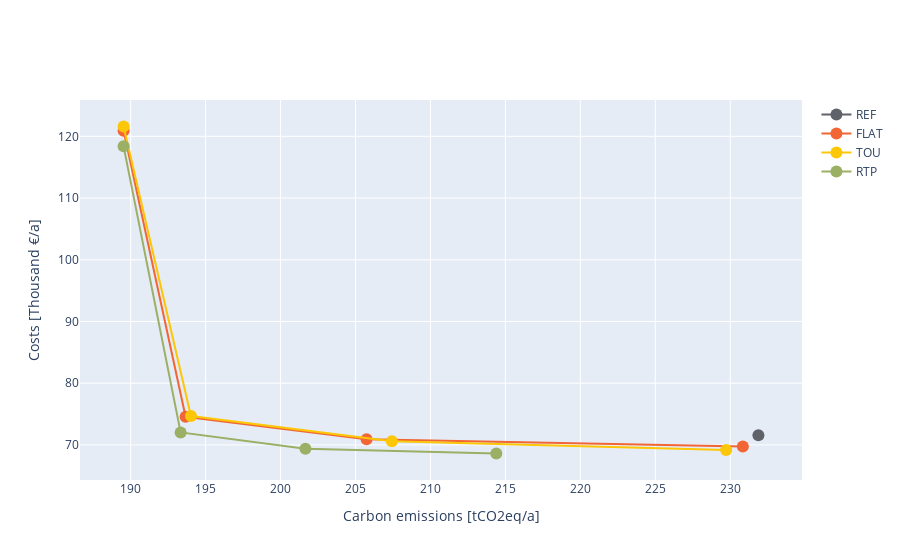

Notebook code cell kept with this figure:
### Code cell
cs.plot.pareto2(
    c_dict=dict(REF="#606269", FLAT="#F26535", TOU="#FCC706", RTP="#9BAF65"))

### Figure 1 — Plotly figure (JSON) as saved in the notebook; plotly's stock layout.template omitted (floating-point values rounded to 4 significant figures)
{"data": [{"hovertext": ["<b>Id:</b> REF<br><b>Name:</b> REF<br><b>Doc:</b> no BES<br><b>Cost savings:</b> 0.00 €/a (0.000%)<br><b>Emission savings:</b> 0.00 gCO2eq/a (0.000%)"], "marker": {"color": "#606269", "showscale": false, "size": 12}, "mode": "lines+markers", "name": "REF", "textposition": "bottom center", "type": "scatter", "x": [231.9], "y": [71.58]}, {"hovertext": ["<b>Id:</b> sc9<br><b>Name:</b> tc_el_FLAT_T_b1000_a0.0<br><b>Doc:</b> c_el_T=c_el_FLAT_T; E_BES_CAPx_=1000; alpha_=0.0<br><b>Cost savings:</b> 1.84 Thousand €/a (2.564%)<br><b>Emission savings:</b> 1.04 tCO2eq/a (0.448%)", "<b>Id:</b> sc10<br><b>Name:</b> tc_el_FLAT_T_b1000_a0.3333333333333333<br><b>Doc:</b> c_el_T=c_el_FLAT_T; E_BES_CAPx_=1000; alpha_=0.3333333333333333<br><b>Cost savings:</b> 658.49 €/a (0.920%)<br><b>Emission savings:</b> 26.14 tCO2eq/a (11.273%)", "<b>Id:</b> sc11<br><b>Name:</b> tc_el_FLAT_T_b1000_a0.6666666666666666<br><b>Doc:</b> c_el_T=c_el_FLAT_T; E_BES_CAPx_=1000; alpha_=0.6666666666666666<br><b>Cost savings:</b> -2.98 Thousand €/a (-4.161%)<br><b>Emission savings:</b> 38.21 tCO2eq/a (16.480%)", "<b>Id:</b> sc12<br><b>Name:</b> tc_el_FLAT_T_b1000_a1.0<br><b>Doc:</b> c_el_T=c_el_FLAT_T; E_BES_CAPx_=1000; alpha_=1.0<br><b>Cost savings:</b> -49.32 Thousand €/a (-68.905%)<br><b>Emission savings:</b> 42.35 tCO2eq/a (18.264%)"], "marker": {"color": "#F26535", "showscale": false, "size": 12}, "mode": "lines+markers", "name": "FLAT", "textposition": "bottom center", "type": "scatter", "x": [230.8, 205.7, 193.7, 189.5], "y": [69.74, 70.92, 74.56, 120.9]}, {"hovertext": ["<b>Id:</b> sc5<br><b>Name:</b> tc_el_TOU_T_b1000_a0.0<br><b>Doc:</b> c_el_T=c_el_TOU_T; E_BES_CAPx_=1000; alpha_=0.0<br><b>Cost savings:</b> 2.40 Thousand €/a (3.354%)<br><b>Emission savings:</b> 2.15 tCO2eq/a (0.929%)", "<b>Id:</b> sc6<br><b>Name:</b> tc_el_TOU_T_b1000_a0.3333333333333333<br><b>Doc:</b> c_el_T=c_el_TOU_T; E_BES_CAPx_=1000; alpha_=0.3333333333333333<br><b>Cost savings:</b> 987.25 €/a (1.379%)<br><b>Emission savings:</b> 24.45 tCO2eq/a (10.545%)", "<b>Id:</b> sc7<br><b>Name:</b> tc_el_TOU_T_b1000_a0.6666666666666666<br><b>Doc:</b> c_el_T=c_el_TOU_T; E_BES_CAPx_=1000; alpha_=0.6666666666666666<br><b>Cost savings:</b> -3.11 Thousand €/a (-4.344%)<br><b>Emission savings:</b> 37.86 tCO2eq/a (16.325%)", "<b>Id:</b> sc8<br><b>Name:</b> tc_el_TOU_T_b1000_a1.0<br><b>Doc:</b> c_el_T=c_el_TOU_T; E_BES_CAPx_=1000; alpha_=1.0<br><b>Cost savings:</b> -50.02 Thousand €/a (-69.875%)<br><b>Emission savings:</b> 42.35 tCO2eq/a (18.264%)"], "marker": {"color": "#FCC706", "showscale": false, "size": 12}, "mode": "lines+markers", "name": "TOU", "textposition": "bottom center", "type": "scatter", "x": [229.7, 207.4, 194.0, 189.5], "y": [69.18, 70.59, 74.69, 121.6]}, {"hovertext": ["<b>Id:</b> sc1<br><b>Name:</b> tc_el_RTP_T_b1000_a0.0<br><b>Doc:</b> c_el_T=c_el_RTP_T; E_BES_CAPx_=1000; alpha_=0.0<br><b>Cost savings:</b> 2.96 Thousand €/a (4.140%)<br><b>Emission savings:</b> 17.49 tCO2eq/a (7.541%)", "<b>Id:</b> sc2<br><b>Name:</b> tc_el_RTP_T_b1000_a0.3333333333333333<br><b>Doc:</b> c_el_T=c_el_RTP_T; E_BES_CAPx_=1000; alpha_=0.3333333333333333<br><b>Cost savings:</b> 2.18 Thousand €/a (3.047%)<br><b>Emission savings:</b> 30.22 tCO2eq/a (13.032%)", "<b>Id:</b> sc3<br><b>Name:</b> tc_el_RTP_T_b1000_a0.6666666666666666<br><b>Doc:</b> c_el_T=c_el_RTP_T; E_BES_CAPx_=1000; alpha_=0.6666666666666666<br><b>Cost savings:</b> -454.76 €/a (-0.635%)<br><b>Emission savings:</b> 38.55 tCO2eq/a (16.624%)", "<b>Id:</b> sc4<br><b>Name:</b> tc_el_RTP_T_b1000_a1.0<br><b>Doc:</b> c_el_T=c_el_RTP_T; E_BES_CAPx_=1000; alpha_=1.0<br><b>Cost savings:</b> -46.80 Thousand €/a (-65.384%)<br><b>Emission savings:</b> 42.35 tCO2eq/a (18.264%)"], "marker": {"color": "#9BAF65", "showscale": false, "size": 12}, "mode": "lines+markers", "name": "RTP", "textposition": "bottom center", "type": "scatter", "x": [214.4, 201.7, 193.3, 189.5], "y": [68.62, 69.4, 72.03, 118.4]}], "layout": {"hovermode": "closest", "title": {"text": ""}, "xaxis": {"title": {"text": "Carbon emissions [tCO2eq/a]"}}, "yaxis": {"title": {"text": "Costs [Thousand €/a]"}}}}
